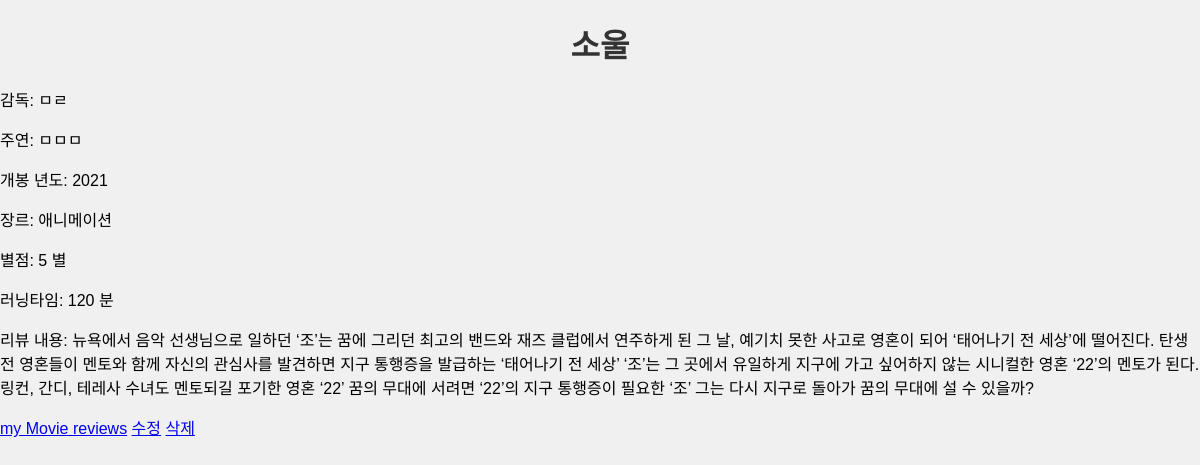
/posts/3/, run on the app's committed database.
### posts/models.py (models this page shows, shortened)
class Review(models.Model):
    title = models.CharField(max_length=200)
    director = models.TextField(default='')
    actors = models.TextField(default='')
    release_year = models.IntegerField()
    genre = models.CharField(max_length=100)
    rating = models.IntegerField()
    runtime = models.TextField(default='')
    content = models.TextField(default='')  # 기본값으로 빈 문자열 설정

### posts/views.py (the view)
# urls.py: path('<int:review_id>/', review_detail, name='review_detail'),  # 리뷰 디테일 페이지
def review_detail(request, review_id):
    review = get_object_or_404(Review, id=review_id)
    return render(request, 'posts/review_detail.html', {'review': review})

### templates/posts/review_detail.html (shortened to what this page needs)
<!DOCTYPE html>
<html>
<head>
    {% load static %}
    <link rel="stylesheet" type="text/css" href="{% static 'styles.css' %}">
</head>
<body>
    <h1>{{ review.title }}</h1>
    <p>감독: {{ review.director }}</p>
    <p>주연: {{ review.actors }}</p>
    <p>개봉 년도: {{ review.release_year }}</p>
    <p>장르: {{ review.genre }}</p>
    <p>별점: {{ review.rating }} 별</p>
    <p>러닝타임: {{ review.runtime }} 분</p>
    <p>리뷰 내용: {{ review.content }}</p>
    <a href="{% url 'posts:review_list' %}">my Movie reviews</a>
    <a href="{% url 'posts:review_update' review.id %}">수정</a>
    <a href="{% url 'posts:review_delete' review.id %}">삭제</a>
</body>
</html>

### posts/static/styles.css (style rules this page uses)
body { font-family: Arial, sans-serif; background-color: #f0f0f0; margin: 0; padding: 0; }
h1 { color: #333; text-align: center; margin-top: 20px; }

### data on the page
Review: title "소울", director "ㅁㄹ", actors "ㅁㅁㅁ", release_year "2021", genre "애니메이션", rating "5", runtime "120", content "뉴욕에서 음악 선생님으로 일하던 ‘조’는 꿈에 그리던 최고의 밴드와 재즈 클럽에서 연주하게 된 그 날, 예기치 못한 사고로 영혼이 되어 ‘태어나기 전 세상’에 떨어진다. 탄생 전 영혼들이 멘토와 함께 자신의 관심사를 발견하면 지구 통행증을 발급하는 ‘태어나기 전 세상’ ‘조’는 그 곳에서 유일하게 지구에 가고 싶어하지 않는 시니컬한 영혼 ‘22’의 멘토가 된다. 링컨, 간디, 테레사 수녀도 멘토되길 포기한 영혼 ‘22’ 꿈의 무대에 서려면 ‘22’의 지구 통행증이 필요한 ‘조’ 그는 다시 지구로 돌아가 꿈의 무대에 설 수 있을까?"
